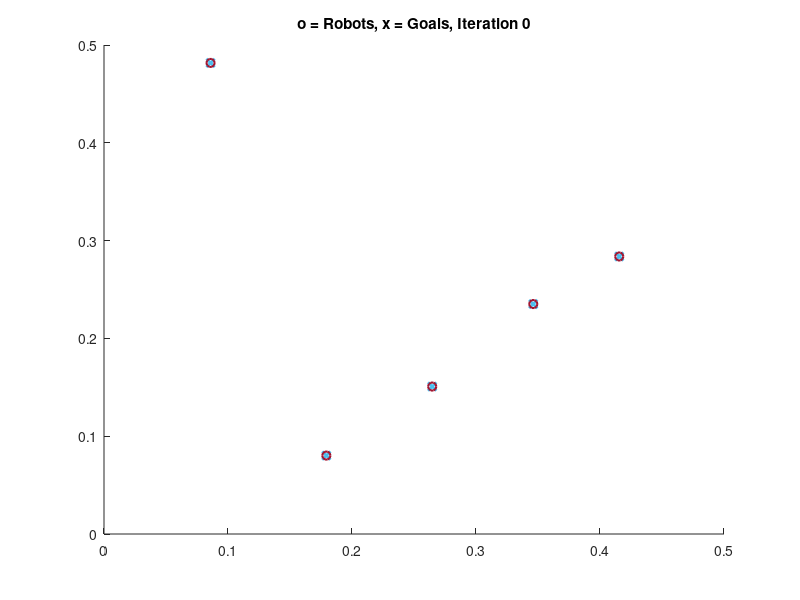
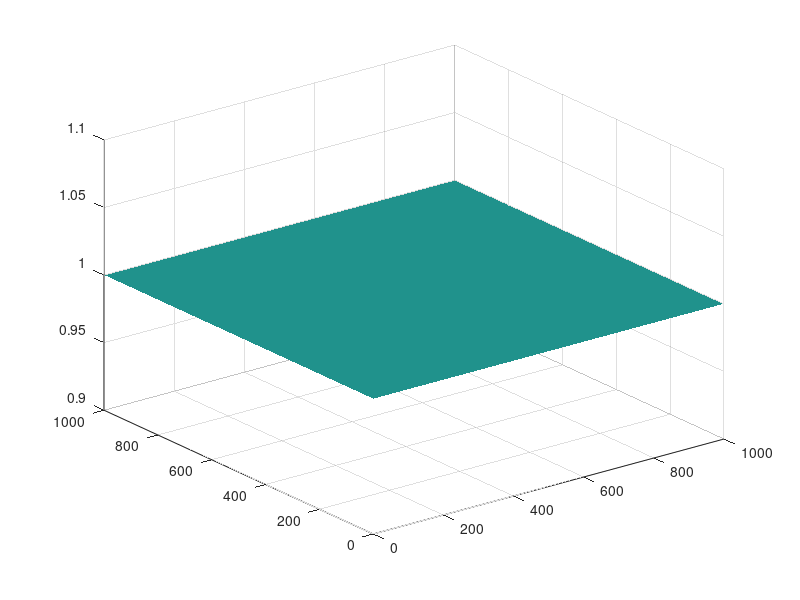

These figures' MATLAB source, in order: (Note: this script raises an error after producing the figures.)
clc;
close all;
clear all;

% Defining some general parameters
agents=5; % Total number of agents
corners = [0,0;0,10;10,10;10,0]; % Corners of the specified area
saveFlag = false;  % set to true if you wanna save your results else false
plotFlag = true;  % set to true if you wanna plot your results else false
senseRange = 2;   % range of agent's sensor
pydata = []; % variable to save agent's position data

% Initializing random initial position of agent near origin
xPose = 0.5*rand([agents,1]);
yPose = 0.5*rand([agents,1]);

xrange = max(corners(:,1));
yrange = max(corners(:,2));
threshold = 0.01; % distance threshold to achieve

%Dividing the area into discrete cells and expressing range in terms of the map
Undist = ones(1000,1000); % Uncertainity Distribution
tempUndist = Undist;
lcSensor = max(max(corners))/1000;
senseRange = senseRange/lcSensor;
K = 0.5; % Proportionality constant
cycle=1;

% Initializing handles for visualization
if plotFlag
    verCellHandle = zeros(agents,1);
    cellColors = ones(agents,3);
    for i = 1:numel(xPose)
        verCellHandle(i) = patch(xPose(i),yPose(i),cellColors(i,:)*0.5); % use color i  -- no robot assigned yet
        hold on
    end
    pathHandle = zeros(agents,1);
    for i = 1:numel(xPose)
        pathHandle(i) = plot(xPose(i),yPose(i),'-','color',cellColors(i,:)*.7);
    end
    goalHandle = plot(xPose,yPose,'x','linewidth',2);
    currHandle = plot(xPose,yPose,'o','linewidth',1.5);
    titleHandle = title(['o = Robots, x = Goals, Iteration ', num2str(0)]);
end

figure
surf(Undist);
set(surf(Undist),'LineStyle','none');

% Starting search
dist = xrange*ones(agents,1);
while max(max(Undist))>0.1 % do search until all the points in the specified area is below 0.1
    figure(1)
    count = 0;
    while max(dist)>threshold 
        tic;
        count = count+1;
        [v,c] = VoronoiBounded(xPose,yPose,corners);

        if plotFlag
            set(currHandle, 'XData', xPose, 'YData', yPose); % plotting agent's current position
            pydata(cycle,count).Px = xPose;
            pydata(cycle,count).Py = yPose;
            for i = 1:numel(xPose)
                xCurrPath = [get(pathHandle(i),'XData'),xPose(i)];
                yCurrPath = [get(pathHandle(i),'YData'),yPose(i)];
                set(pathHandle(i),'XData',xCurrPath,'YData',yCurrPath); % plot current path position
            end
        end

        for i = 1:numel(c) % calculating centroid of voronoi cells
            roi = roipoly(Undist,100*v(c{i},1),100*v(c{i},2));
            grayRoi = mat2gray(roi);
            for m=1:length(Undist)
                for j=1:length(Undist)
                    grayRoi(j,m) = grayRoi(j,m)*tempUndist(j,m);
                end
            end
            Rprops = regionprops(roi, grayRoi, {'WeightedCentroid'});
            xCentroid = Rprops.WeightedCentroid(1,1)/100;
            yCentroid = Rprops.WeightedCentroid(1,2)/100;
            xCentroid = min(xrange,max(0, xCentroid));
            yCentroid = min(yrange,max(0, yCentroid));
            if ~isnan(xCentroid) && inpolygon(xCentroid,yCentroid,corners(:,1),corners(:,2))
                xPose(i) = xPose(i) + K*(xCentroid - xPose(i));
                yPose(i) = yPose(i) + K*(yCentroid - yPose(i));
                dist(i) = sqrt((xCentroid - xPose(i))^2 + (yCentroid - yPose(i))^2);
            end
        end

        if plotFlag
            for i = 1:numel(c) % update Voronoi cells
                set(verCellHandle(i), 'XData',v(c{i},1),'YData',v(c{i},2));
            end

            set(titleHandle,'string',['o = Robots, x = Goals, Cycle', num2str(cycle,'%3d'), ', Iteration', num2str(count,'%3d')]);
            set(goalHandle,'XData',xPose,'YData',yPose); % plot goal position
            axis equal
            axis([0,xrange,0,yrange]);
            drawnow
        end
        time(count,cycle) = toc;
        pydata(cycle,count).time = toc;
    end
    copyUndist = Undist;
    for i = 1:agents
        roi = roipoly(Undist,100*v(c{i},1),100*v(c{i},2));
        grayRoi = mat2gray(roi);
        Rprops = regionprops(roi, grayRoi, {'Centroid','WeightedCentroid'});
        for m=1:length(Undist)
            for j=1:length(Undist)
                xVal = Rprops.WeightedCentroid(1,1);
                yVal = Rprops.WeightedCentroid(1,2);
                dist = sqrt(((m+0.5)-xVal)^2+((j+0.5)-yVal)^2)/100;
                if dist < senseRange
                    copyUndist(j,m) = min(copyUndist(j,m),(1-0.8708+0.074*dist^2));
                end
            end
        end
    end
    for m=1:length(Undist)
        for j=1:length(Undist)
            Undist(j,m) = Undist(j,m)*copyUndist(j,m);
            tempUndist(j,m) = 2*Undist(j,m)*0.074;
        end
    end
    cycle=cycle+1;
    figure(2);
    surf(Undist);
    set(surf(Undist),'LineStyle','none');
end

if saveFlag==true
    json = jsonencode(pydata);
    fid = fopen("agentSetpoint.json","w");
    fprintf(fid,"%s",json);
    fclose(fid);
end